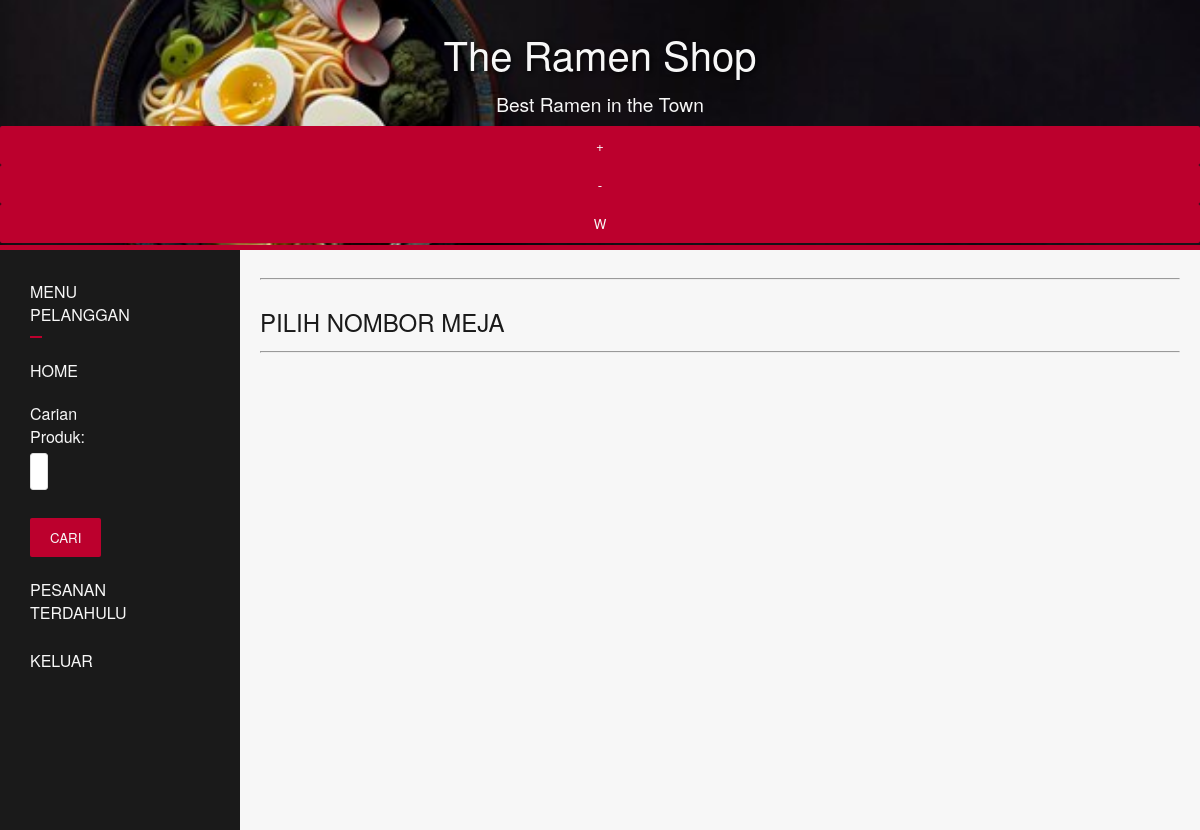
The page /meja_pilih.php (signed in) on the database as committed earlier.
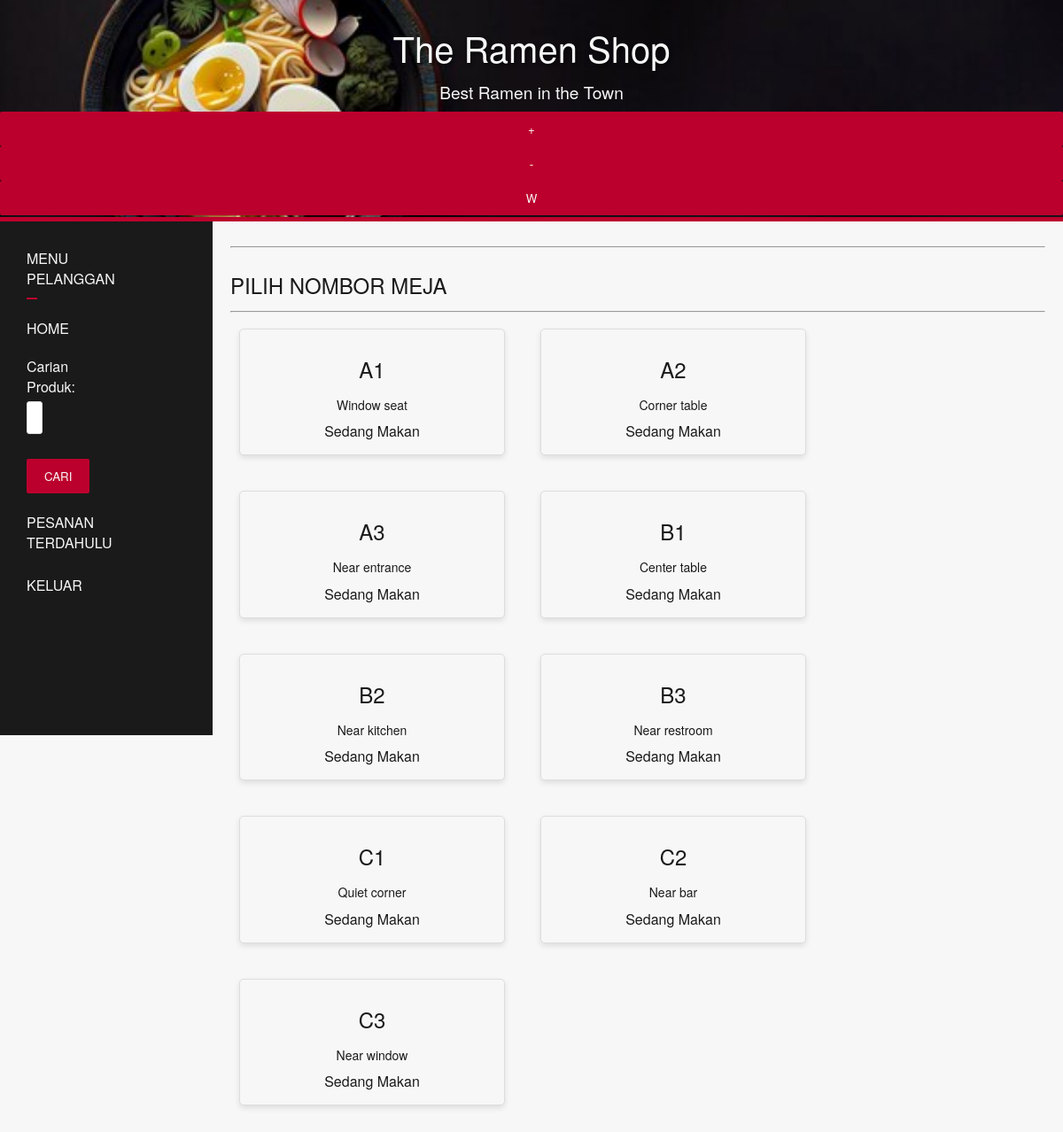
The same page on the database as committed later.
### tables this page shows
CREATE TABLE `meja` (
  `noMeja` varchar(10) NOT NULL,
  `info` varchar(20) DEFAULT NULL,
  `tersedia` varchar(2) DEFAULT NULL
);

### meja_pilih.php (the view, shortened to what this page needs)
<?php
include 'header.php';
?>
<div class="row">
    <div id="menu">
        <?php include 'menu.php';?>
    </div>
    <div id="isi">
        <hr>
        <h2>PILIH NOMBOR MEJA</h2>
        <hr>
        <div class="wrapper">
            <?php
            $meja=mysqli_query($con,"SELECT * FROM meja");
            while($row = mysqli_fetch_assoc($meja)) {
            ?>
                <div class="product-card">
                    <h2><?php echo $row['noMeja'];?></h2>
                    <p><?php echo $row['info'];?></p>
                    <?php
                    if ($row['tersedia'] == 1) {
                    ?>
                        <form method="post">
                            <input type="hidden" name="meja" value="<?php echo $row['noMeja'];?>">
                            <button name="semak" type="submit">PILIH</button>
                        </form>
                        <?php
                    } else {
                        echo "Sedang Makan";
                    }
                        ?>
                </div>
            <?php
            } ?>
        </div>
    </div>
</div>

Rows that differ between the two databases and show on the page:
added meja: noMeja "A1", info "Window seat", tersedia "Sedang Makan"
added meja: noMeja "A2", info "Corner table", tersedia "Sedang Makan"
added meja: noMeja "A3", info "Near entrance", tersedia "Sedang Makan"
added meja: noMeja "B1", info "Center table", tersedia "Sedang Makan"
added meja: noMeja "B2", info "Near kitchen", tersedia "Sedang Makan"
added meja: noMeja "B3", info "Near restroom", tersedia "Sedang Makan"
added meja: noMeja "C1", info "Quiet corner", tersedia "Sedang Makan"
added meja: noMeja "C2", info "Near bar", tersedia "Sedang Makan"
added meja: noMeja "C3", info "Near window", tersedia "Sedang Makan"
